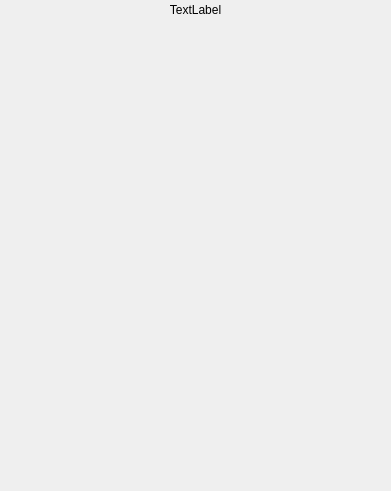
<?xml version="1.0" encoding="UTF-8"?>
<ui version="4.0">
 <class>videoForm</class>
 <widget class="QWidget" name="videoForm">
  <property name="geometry">
   <rect>
    <x>0</x>
    <y>0</y>
    <width>391</width>
    <height>491</height>
   </rect>
  </property>
  <property name="acceptDrops">
   <bool>true</bool>
  </property>
  <property name="windowTitle">
   <string/>
  </property>
  <property name="styleSheet">
   <string notr="true">#videoForm {
	border-image: url(:/res/phone-v.png) 150px 142px 85px 142px;
	border-width: 150px 142px 85px 142px;
}</string>
  </property>
  <layout class="QVBoxLayout" name="verticalLayout" stretch="0,1">
   <property name="spacing">
    <number>0</number>
   </property>
   <property name="leftMargin">
    <number>3</number>
   </property>
   <property name="topMargin">
    <number>3</number>
   </property>
   <property name="rightMargin">
    <number>3</number>
   </property>
   <property name="bottomMargin">
    <number>3</number>
   </property>
   <item>
    <widget class="QLabel" name="label">
     <property name="text">
      <string>TextLabel</string>
     </property>
     <property name="alignment">
      <set>Qt::AlignCenter</set>
     </property>
    </widget>
   </item>
   <item>
    <widget class="KeepRatioWidget" name="keepRatioWidget" native="true"/>
   </item>
  </layout>
 </widget>
 <customwidgets>
  <customwidget>
   <class>KeepRatioWidget</class>
   <extends>QWidget</extends>
   <header location="global">keepratiowidget.h</header>
   <container>1</container>
  </customwidget>
 </customwidgets>
 <resources/>
 <connections/>
</ui>
